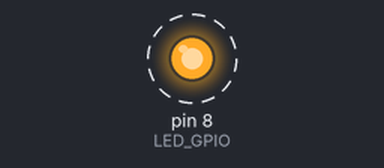
A program run on a simulated Raspberry Pi (header pin numbers). Parts: output pins drawn as LEDs (lit = HIGH). Dashed ring = blinking.

Above: at 10.2 s.
Timing chart, 0 to 13.0 s (numbered marks = the images above):
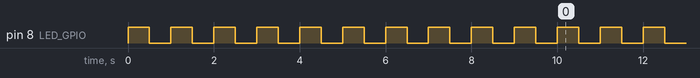

Measured:
- by itself, pin 8 (LED_GPIO): alternates HIGH for 0.50 s and LOW for 0.50 s

The program:

led.py
```python
#!/usr/bin/env python3
# -*- coding: utf-8 -*-

# 使用GPIO接口控制发光二极管闪烁
# http://blog.mangolovecarrot.net/2015/04/20/raspi-study01/
#
# LED灯有一长一短两根针脚，如果将较长的一根连上电源正极，较短的一根
# 连上电源负极造成电位差就可以点亮LED灯。
# 将较短的一根连上树莓派的GND(也就是负极)端，较长的一根不要直接连上
# 树莓派的5V或者3.3V(两者都可理解为正极或高电平，以后统称高低电平，
# 不再另行解释)，而是连接到一个GPIO针脚上。
# 然后我们可以通过程序控制GPIO口的电位高低状态即可控制LED的亮(GPIO口
# 设置为高电平)或灭(GPIO口设置为低电平)。


import RPi.GPIO
import time

# 指定GPIO口的引脚编号: 主板编号模式或者BCM编号
RPi.GPIO.setmode(RPi.GPIO.BOARD)
#RPi.GPIO.setmode(RPi.GPIO.BCM)

# 不需要显示针脚警告消息
RPi.GPIO.setwarnings(False)

# 指定GPIO14(就是LED长针连接的GPIO针脚)的模式为输出模式
# 如果上面GPIO口的选定模式指定为主板模式的话，这里就应该指定8号而不是14号。
LED_GPIO = 8
RPi.GPIO.setup(LED_GPIO, RPi.GPIO.OUT)

# 循环10次
for i in range(0, 10):
	# 让GPIO14输出高电平(LED灯亮)
	RPi.GPIO.output(LED_GPIO, True)
	# 持续一段时间
	time.sleep(0.5)
	# 让GPIO14输出低电平(LED灯灭)
	RPi.GPIO.output(LED_GPIO, False)
	# 持续一段时间
	time.sleep(0.5)

# 永远循环
while True:
    try:
        RPi.GPIO.output(LED_GPIO, True)
        time.sleep(0.5)
        RPi.GPIO.output(LED_GPIO, False)
        time.sleep(0.5)
    except:
        break

# 最后清理GPIO口，建议每次程序结束时清理一下，好习惯
RPi.GPIO.cleanup()
```
